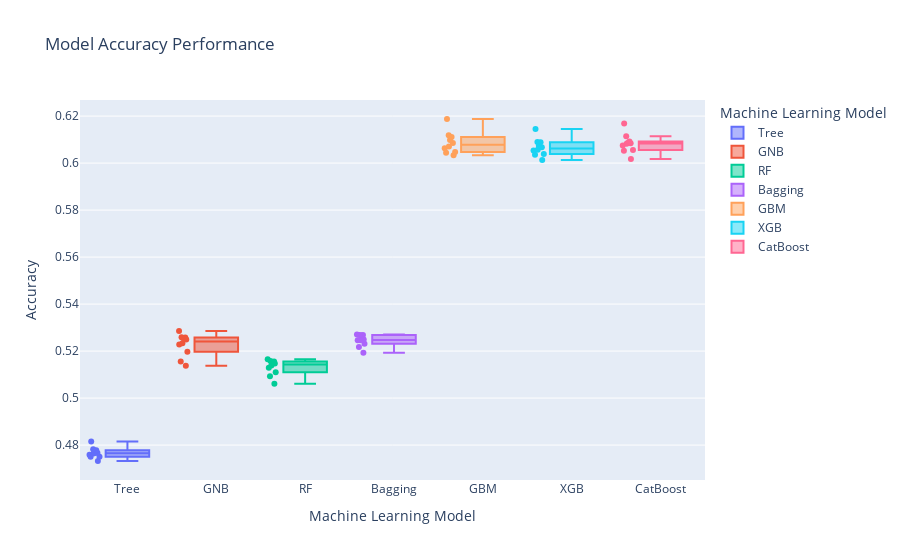

Notebook source saved alongside this figure:
### Code cell
fig = px.box(classifmod, x="Model", y="Accuracy", color="Model", points='all',
             labels={"Model": "Machine Learning Model",
                     "Accuracy": "Accuracy"},
             title="Model Accuracy Performance")
fig.show()
fig.write_html("model_train_accuracies.html")

### Figure 1 — Plotly figure (JSON) as saved in the notebook; plotly's stock layout.template omitted (floating-point values rounded to 4 significant figures)
{"data": [{"alignmentgroup": "True", "boxpoints": "all", "hovertemplate": "Machine Learning Model=%{x}<br>Accuracy=%{y}<extra></extra>", "legendgroup": "Tree", "marker": {"color": "#636efa"}, "name": "Tree", "notched": false, "offsetgroup": "Tree", "orientation": "v", "showlegend": true, "type": "box", "x": ["Tree", "Tree", "Tree", "Tree", "Tree", "Tree", "Tree", "Tree", "Tree", "Tree"], "x0": " ", "xaxis": "x", "y": [0.4764, 0.4778, 0.475, 0.4751, 0.4816, 0.4758, 0.4732, 0.4783, 0.4767, 0.4767], "y0": " ", "yaxis": "y"}, {"alignmentgroup": "True", "boxpoints": "all", "hovertemplate": "Machine Learning Model=%{x}<br>Accuracy=%{y}<extra></extra>", "legendgroup": "GNB", "marker": {"color": "#EF553B"}, "name": "GNB", "notched": false, "offsetgroup": "GNB", "orientation": "v", "showlegend": true, "type": "box", "x": ["GNB", "GNB", "GNB", "GNB", "GNB", "GNB", "GNB", "GNB", "GNB", "GNB"], "x0": " ", "xaxis": "x", "y": [0.5259, 0.5233, 0.5254, 0.5156, 0.5197, 0.5258, 0.5249, 0.5285, 0.5137, 0.5228], "y0": " ", "yaxis": "y"}, {"alignmentgroup": "True", "boxpoints": "all", "hovertemplate": "Machine Learning Model=%{x}<br>Accuracy=%{y}<extra></extra>", "legendgroup": "RF", "marker": {"color": "#00cc96"}, "name": "RF", "notched": false, "offsetgroup": "RF", "orientation": "v", "showlegend": true, "type": "box", "x": ["RF", "RF", "RF", "RF", "RF", "RF", "RF", "RF", "RF", "RF"], "x0": " ", "xaxis": "x", "y": [0.5138, 0.5147, 0.515, 0.5093, 0.511, 0.5155, 0.5165, 0.5061, 0.5129, 0.5158], "y0": " ", "yaxis": "y"}, {"alignmentgroup": "True", "boxpoints": "all", "hovertemplate": "Machine Learning Model=%{x}<br>Accuracy=%{y}<extra></extra>", "legendgroup": "Bagging", "marker": {"color": "#ab63fa"}, "name": "Bagging", "notched": false, "offsetgroup": "Bagging", "orientation": "v", "showlegend": true, "type": "box", "x": ["Bagging", "Bagging", "Bagging", "Bagging", "Bagging", "Bagging", "Bagging", "Bagging", "Bagging", "Bagging"], "x0": " ", "xaxis": "x", "y": [0.5246, 0.5269, 0.5267, 0.5193, 0.5249, 0.5268, 0.5231, 0.5271, 0.5246, 0.5217], "y0": " ", "yaxis": "y"}, {"alignmentgroup": "True", "boxpoints": "all", "hovertemplate": "Machine Learning Model=%{x}<br>Accuracy=%{y}<extra></extra>", "legendgroup": "GBM", "marker": {"color": "#FFA15A"}, "name": "GBM", "notched": false, "offsetgroup": "GBM", "orientation": "v", "showlegend": true, "type": "box", "x": ["GBM", "GBM", "GBM", "GBM", "GBM", "GBM", "GBM", "GBM", "GBM", "GBM"], "x0": " ", "xaxis": "x", "y": [0.607, 0.6111, 0.6086, 0.6063, 0.6098, 0.6188, 0.6119, 0.6047, 0.6033, 0.6044], "y0": " ", "yaxis": "y"}, {"alignmentgroup": "True", "boxpoints": "all", "hovertemplate": "Machine Learning Model=%{x}<br>Accuracy=%{y}<extra></extra>", "legendgroup": "XGB", "marker": {"color": "#19d3f3"}, "name": "XGB", "notched": false, "offsetgroup": "XGB", "orientation": "v", "showlegend": true, "type": "box", "x": ["XGB", "XGB", "XGB", "XGB", "XGB", "XGB", "XGB", "XGB", "XGB", "XGB"], "x0": " ", "xaxis": "x", "y": [0.6068, 0.6089, 0.6038, 0.6057, 0.6074, 0.6145, 0.6089, 0.6035, 0.6013, 0.6053], "y0": " ", "yaxis": "y"}, {"alignmentgroup": "True", "boxpoints": "all", "hovertemplate": "Machine Learning Model=%{x}<br>Accuracy=%{y}<extra></extra>", "legendgroup": "CatBoost", "marker": {"color": "#FF6692"}, "name": "CatBoost", "notched": false, "offsetgroup": "CatBoost", "orientation": "v", "showlegend": true, "type": "box", "x": ["CatBoost", "CatBoost", "CatBoost", "CatBoost", "CatBoost", "CatBoost", "CatBoost", "CatBoost", "CatBoost", "CatBoost"], "x0": " ", "xaxis": "x", "y": [0.6085, 0.6086, 0.6083, 0.6075, 0.6091, 0.6169, 0.6114, 0.6055, 0.6017, 0.6052], "y0": " ", "yaxis": "y"}], "layout": {"boxmode": "overlay", "legend": {"title": {"text": "Machine Learning Model"}, "tracegroupgap": 0}, "title": {"text": "Model Accuracy Performance"}, "xaxis": {"anchor": "y", "categoryarray": ["Tree", "GNB", "RF", "Bagging", "GBM", "XGB", "CatBoost"], "categoryorder": "array", "domain": [0, 1], "title": {"text": "Machine Learning Model"}}, "yaxis": {"anchor": "x", "domain": [0, 1], "title": {"text": "Accuracy"}}}}
